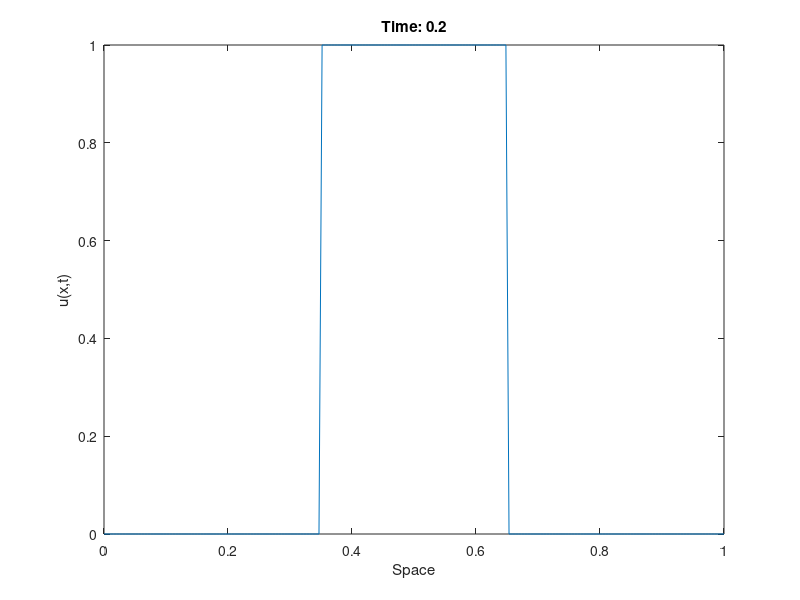

Here is the MATLAB script that generated this plot:
% Parameters
L = 1;          % Length of the domain
T = 0.2;          % Total simulation time
Nx = 200;       % Number of spatial grid points
Nt = 100;       % Number of time steps
dx = L/Nx;      % Spatial step size
dt = T/Nt;      % Time step size

% Initial condition
x = linspace(0, L, Nx);
u0=zeros(size(1,201));
u0(1,1:70)=0;
u0(1,71:131)=1;
u0(1,131:201)=0;
u0=u0(1:end-1);

% Initialize solution matrix
u = zeros(Nx, Nt);

% Set initial condition
u(:, 1) = u0';

% Godunov scheme without diffusion term
for n = 1:Nt-1
    for i = 1:Nx-1
        % Compute flux at cell interface using Godunov scheme
        flux = 0.5 * (u(i, n)^2 + u(i+1, n)^2) - 0.5 * abs(u(i+1, n) + u(i, n)) * (u(i+1, n) - u(i, n));
        
        % Update solution using flux
        u(i, n+1) = u(i, n) - dt/dx * (flux - u(i, n)^2);
    end
    % Boundary condition (periodic)
    flux_boundary = 0.5 * (u(Nx, n)^2 + u(1, n)^2) - 0.5 * abs(u(1, n) + u(Nx, n)) * (u(1, n) - u(Nx, n));
    u(Nx, n+1) = u(Nx, n) - dt/dx * (flux_boundary - u(Nx, n)^2);
end

% Plotting
figure;
[X, T] = meshgrid(x, linspace(0, T, Nt));
surf(X, T, u');
xlabel('Space');
ylabel('Time');
zlabel('u(x,t)');
title('Solution of 1D Burger''s Equation without Diffusion Term using Godunov Scheme');

% Animation (optional)
 for n = 1:Nt
     plot(x, u(:, n));
     xlabel('Space');
     ylabel('u(x,t)');
     title(['Time: ', num2str(n*dt)]);
     pause(0.1);
 end
